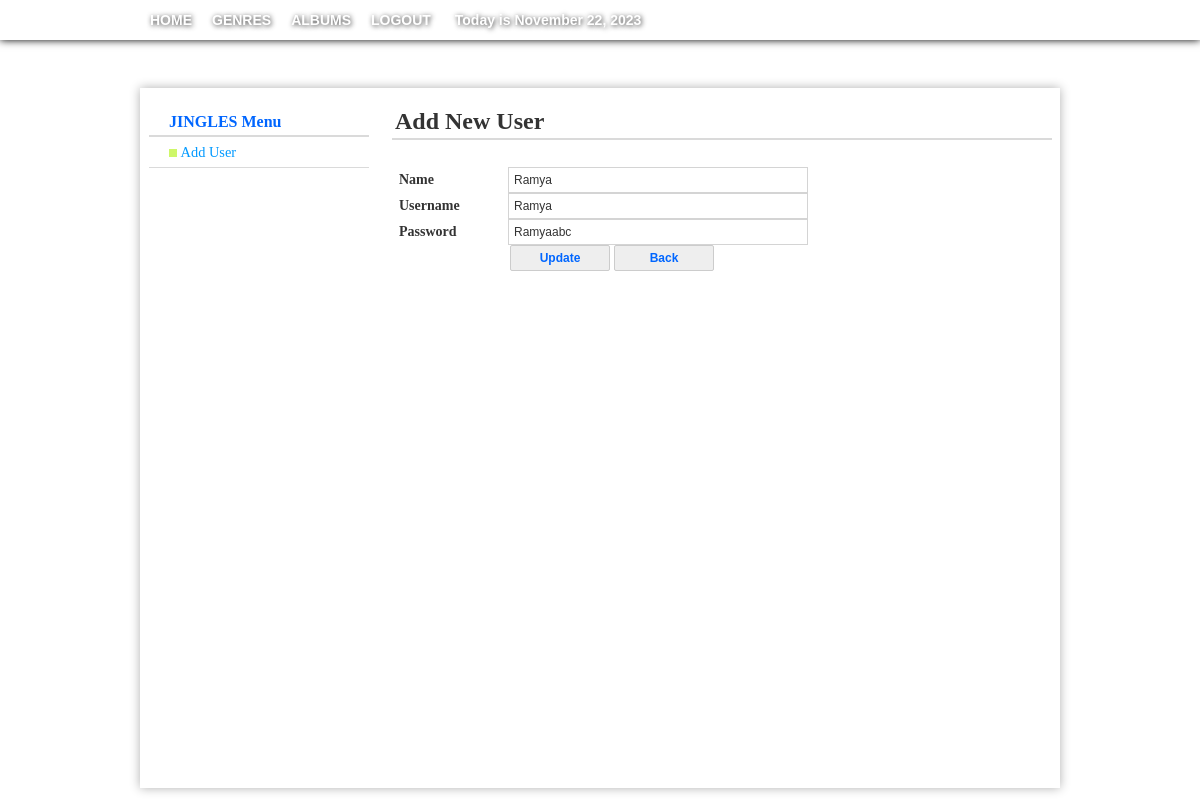
Page /Administrator/PHP/AdminEditUser.php?id=15 (signed in) on the committed database.
### tables this page shows
CREATE TABLE `tblusers` (
  `user_id` int(100) NOT NULL,
  `name` varchar(60) NOT NULL,
  `username` varchar(30) NOT NULL,
  `password` varchar(30) NOT NULL
);

### Administrator/PHP/AdminEditUser.php (the view, shortened to what this page needs)
<?php
if(isset($_SESSION['user_id'])==0){
header("location:../../loginpage.php");
}else{
?>
<!DOCTYPE html PUBLIC "-//W3C//DTD XHTML 1.0 Transitional//EN" "http://www.w3.org/TR/xhtml1/DTD/xhtml1-transitional.dtd">
<html xmlns="http://www.w3.org/1999/xhtml background:url(https://cdn4.vectorstock.com/i/1000x1000/40/68/abstract-blue-musical-background-with-golden-notes-vector-3014068.jpg)">
<head>
<link rel="stylesheet" type="text/css" href="../css/AdminStyle.css" />
</head>
<body>
<div class="header_menu">
	<div class="menu">
    	<ul>
        	<li><a href="AdminHome.php">HOME</a></li>
            <li><a href="AdminGenre.php">GENRES</a></li>
            <li><a href="AdminAlbum.php">ALBUMS</a></li>
            <li><a href="logout.php">LOGOUT</a></li>
            <li><a><?php
				$today = date("F j, Y");
				echo '&nbsp;Today is '.$today;
				?></a></li>
    	</ul>
    </div>
</div>
<div class="header_under"></div>
<div class="container_wrapper">
    <div class="sidebar_menu">
    	<h4 class="header">JINGLES Menu</h4>
    	<ul>
            <li><a href="AddUser.php"><img src="../Templates/list-style.png" height="8"  width="8"/>&nbsp;Add User</a></li>
        </ul>
    </div>
    <div class="home_content">
    	<h2 class="header">Add New User</h2>
        	<div class="form">
            	<form  method="post" id="form" action="AdminUpdateUser.php" />
                <?php
				require_once('connect.php');
				$id = $_REQUEST['id'];
				$getUser = mysqli_query($connect,"SELECT * FROM tblusers WHERE user_id = '$id'");
				while($row = mysqli_fetch_array($getUser)){
				?>
                    <div>
                    	<label for="Name">Name</label>
                        <input type="text" name="txtname" value="<?php echo $row['name']?>" placeholder="Complete Name" size="39"/>
                    </div>
                    <div>
                    	<label for="username">Username</label>
                        <input type="text" name="txtusername" value="<?php echo $row['username']?>" placeholder="Username" size="39"/>
                    </div>
                    <div>
                    	<label for="password">Password</label>
                        <input type="text" name="txtpass" value="<?php echo $row['password']?>" placeholder="Password" size="39"/>
                    </div>
                    <div>
                    	<input type="submit" value="Update" id="button1" name="add"/>
                        <input type="button" value="Back" id="button2" onclick="window.location.href='AddUser.php'"/>
                    </div>
                    <?php }?>
            </div>
    </div>
</div>
</body>
</html><?php } ?>

### Administrator/css/AdminStyle.css (style rules this page uses)
html,body { padding:0px; margin:0px; background:url(https://img.freepik.com/free-vector/glowing-shiny-musical-notes-background-design_1017-32856.jpg) #fff top repeat-x; }
.header_menu { height:40px; width:100%; background:url(https://img.freepik.com/free-vector/glowing-shiny-musical-notes-background-design_1017-32856.jpg) ; -moz-box-shadow:0px 0px 8px #000; -webkit-box-shadow:0px 0px 8px #000; -box-shadow:0px 0px 8px #000; border:1px medium #000; }
.menu { background:url(https://img.freepik.com/free-vector/glowing-shiny-musical-notes-background-design_1017-32856.jpg) ; width:920px; margin-left:auto; margin-right:auto; }
.menu ul { padding:0px; margin:0px; }
.menu ul li { position:relative; float:left; list-style:none; line-height:40px; }
.menu ul li a { text-decoration:none; display:block; padding:10px; line-height:20px; font-family:Arial, Helvetica, sans-serif; font-size:14px; font-weight:900; text-shadow:1px 1px 5px #333; color:#FFF; }
.header_under { background:url(https://img.freepik.com/free-vector/glowing-shiny-musical-notes-background-design_1017-32856.jpg) repeat-x; width:100%; height:32px; }
.container_wrapper { width:920px; height:700px; padding:0px; margin-top:16px; margin-left:auto; margin-right:auto; -moz-box-shadow:0px 0px 10px #B0B0B0; -webkit-box-shadow:0px 0px 10px #B0B0B0; border:1px medium #B0B0B0; background:#FFF; }
.home_content { width:660px; height:500px; float:right; margin-right:8px; padding:0px; }
.home_content .header { font-weight:bold; color:#333; border-bottom:2px solid #dadada; padding-bottom:3px; padding-left:3px; }
.sidebar_menu { width:220px; height:500px; margin-left:9px; float:left; }
.sidebar_menu .header { font-weight:bold; color:#06F; margin-bottom:1px; border-bottom:2px solid #dadada; padding:4px 0px 4px 20px; }
.sidebar_menu ul { padding:0px; margin:0px; list-style-type:none; margin-bottom:10px; }
.sidebar_menu ul li { padding-bottom:0px; }
.sidebar_menu ul li a { font:"Trebuchet MS", Arial, Helvetica, sans-serif; font-size:90%; color:#09F; display:block; border-bottom:1px solid #dadada; padding-left:20px; text-decoration:none; padding-top:6px; padding-bottom:6px; }
.form { width:640px; height:500px; padding:7px 7px; }
label { width:105px; font:"Times New Roman", Times, serif; font-size:14px; font-weight:bold; color:#333; margin-top:5px; display:inline-block; }
#button1 { width:100px; font-weight:bold; border:1px solid #CCC; background:#EEE; margin-left:111px; color:#06F; -moz-border-radius:2px; -webkit-border-radius:2px; border-radius:2px; cursor:pointer; }
#button2 { width:100px; font-weight:bold; border:1px solid #CCC; background:#EEE; color:#06F; -moz-border-radius:2px; -webkit-border-radius:2px; border-radius:2px; cursor:pointer; }
input,select { padding:5px 5px; border:1px solid #D4D4D4; font-family:"Trebuchet MS", Arial, Helvetica, sans-serif; font-size:12px; color:#333; display:inline-block; }

### rows in the picture
tblusers: txtname "Ramya", txtusername "Ramya", txtpass "Ramyaabc"
